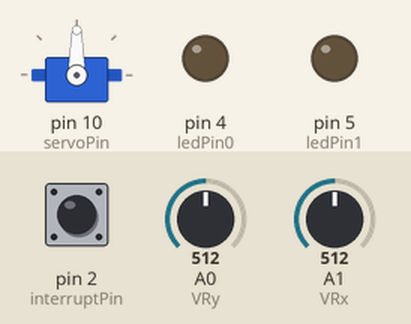
This sketch was run on a simulated Arduino Uno, built with avr-gcc and run on an emulated ATmega328P. On the bench: servo, output pins drawn as LEDs (lit = HIGH). The test bench sets the inputs (shaded band); at power-on: A0 (VRy) = 512, A1 (VRx) = 512, pin 2 (interruptPin) HIGH.

Above: at 1.2 s.
1.3 s: A0 (VRy) set to 716
At 2.5 s:
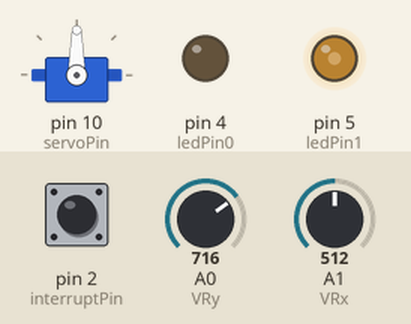
2.8 s: A1 (VRx) set to 716
At 3.7 s:
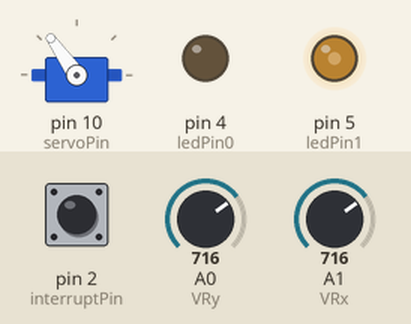
4.3 s: pin 2 (interruptPin) pulled LOW for 0.15 s
At 5.6 s:
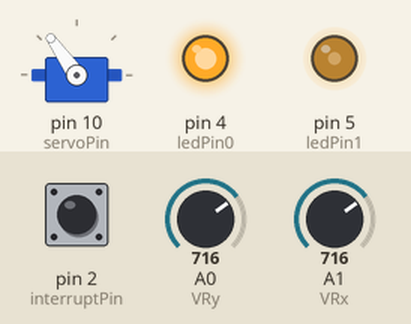
5.9 s: A0 (VRy) set to 900
At 7.1 s:
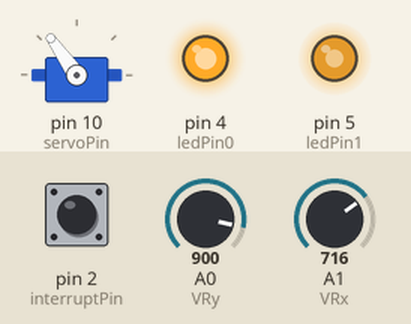
7.4 s: A1 (VRx) set to 900
At 8.4 s:
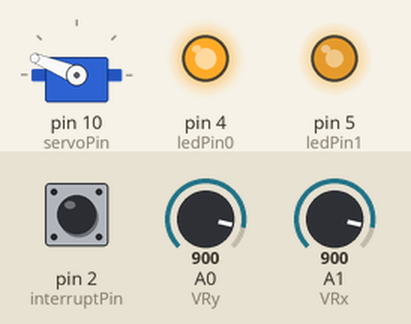
8.9 s: pin 2 (interruptPin) pulled LOW for 1 s
At 10.3 s:
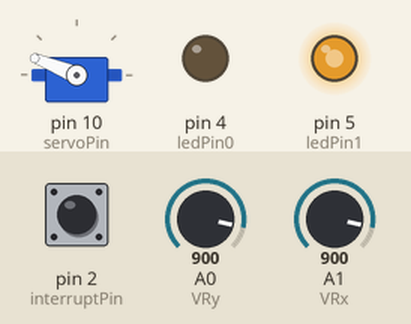
Timing chart, 0 to 11.9 s (numbered marks = the images above; inputs shaded):
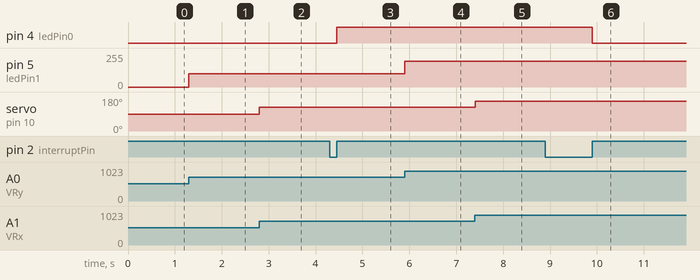

The sketch:

interrupciones.ino
```cpp
#include <Servo.h>
Servo servo1;
const int servoPin = 10; // Define el pin
const byte interruptPin = 2;
volatile byte button = 0;
const int ledPin0 = 4;
const int ledPin1 = 5;
const int VRy = A0;
const int VRx = A1;
const int SW = 2;
void setup() {
servo1.attach(servoPin); // Le digo que el servo está acá
pinMode(ledPin0, OUTPUT); // Esto envia señales
pinMode(ledPin1, OUTPUT);
pinMode(interruptPin, INPUT_PULLUP); // Recibe señales
attachInterrupt(digitalPinToInterrupt(interruptPin), click, RISING); pinMode(VRx, INPUT);
pinMode(VRy, INPUT);
pinMode(SW, INPUT_PULLUP);
}
void loop() {
int xPosition = analogRead(VRx); // Se guarda en variables lo que se lee
int yPosition = analogRead(VRy);
int SW_state = digitalRead(SW);
int angulo1 = map(xPosition, 0, 1023, 0, 180); // Mapea para convertir a ángulo
servo1.write(angulo1);
int brillo = map(yPosition, 0, 1023, -255, 255); // Mapea para convertir a brillo o intensidad
analogWrite(ledPin1, abs(brillo));
if( button ) {
digitalWrite(ledPin0, 1);
} else {
digitalWrite(ledPin0, 0);
}
}
void click() {
if( button == 0 ) { button = 1; } else { button = 0; }
}
```

Measured:
- after the input at 1.3 s, pin 5 (ledPin1): 0/255 → 101/255 at once
- after the input at 2.8 s, servo on pin 10 (servoPin): 90° → 125° at once
- after the input at 4.3 s, pin 4 (ledPin0): LOW → HIGH after 0.15 s
- after the input at 5.9 s, pin 5 (ledPin1): 101/255 → 193/255 at once
- after the input at 7.4 s, servo on pin 10 (servoPin): 125° → 158° at once
- after the input at 8.9 s, pin 4 (ledPin0): HIGH → LOW after 1.0 s
